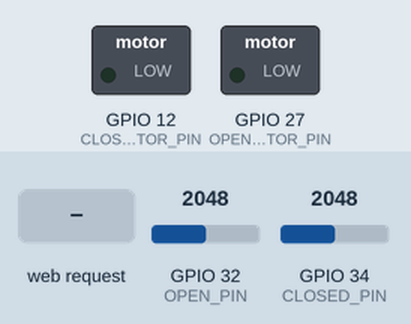
Recording of a sketch running on a simulated ESP32. On the bench: switched loads named in the sketch (green lamp = pin HIGH). The inputs (shaded band) are chosen by the test bench; at power-on: GPIO 32 (OPEN_PIN) = 2048, GPIO 34 (CLOSED_PIN) = 2048. WiFi joins after 1.5 s; servers stay silent unless stated; what the sketch prints to the serial monitor is not drawn.

Above: at 2.7 s.
2.8 s: HTTP request GET /action/open received
At 3.1 s:
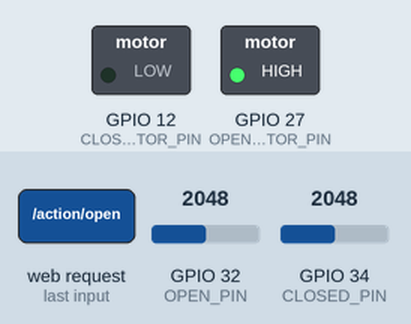
4.3 s: HTTP request GET /action/close received
At 5.3 s:
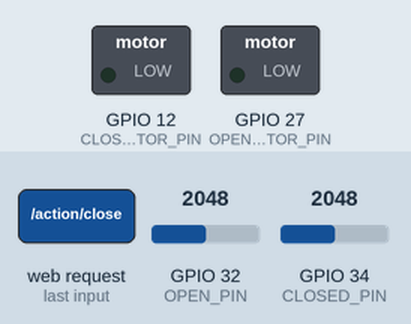
Timing chart, 0 to 7.3 s (numbered marks = the images above; inputs shaded):
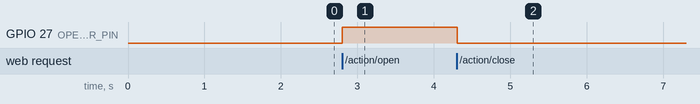

The sketch:

arduino-garage.ino
```cpp
#include <WiFi.h>
#include "SPIFFS.h"
#include <ESPAsyncWebServer.h>

const char *ssid = "NETWORK_SSID";
const char *password = "NETWORK_PASSWORD";
#define CLOSED_PIN 34
#define OPEN_PIN 32
#define OPEN_MOTOR_PIN 27
#define CLOSE_MOTOR_PIN 12

const char index_html[] PROGMEM = R"rawliteral(
<!DOCTYPE html>
<html lang="en">

<head>
    <title>FEDEV GARAGE</title>

    <style>
        body {
            background-color: #0f0f0f;
            color: #fff;
            font-family: "Open Sans", sans-serif;
        }

        .title {
            text-align: center;
            font-size: 3rem;
            font-weight: bold;
        }

        .state {
            padding-top: 30px;
            font-size: 4rem;
            font-weight: bold;
            text-align: center;
        }

        .actions {
            display: flex;
            justify-content: center;
            padding-top: 30px;
            gap: 40px;
        }

        button {
            border: none;
            padding: 20px;
            font-size: 2rem;
            font-weight: bold;
            border-radius: 10px;
            cursor: pointer;
        }

        button.open {
            background-color: #00ff00;
        }

        button.close,
        button.stop {
            background-color: #ff0000;
        }
    </style>
</head>

<body>
    <div class="state">
        <span>State: </span>
        <span id="state"></span>
    </div>

    <div class="actions">
        <button class="open" onclick="handleAction('open')">Open</button>
        <button class="close" onclick="handleAction('close')">Close</button>
        <button class="close" onclick="handleAction('stop')">Stop</button>
    </div>
</body>


<script>
        const gateway = ``;

        function handleAction(action) {
            fetch(`${gateway}/action/${action}`)
                .then(response => response.json())
                .then(data => {
                    document.getElementById("state").innerHTML = data.state;
                })
                .catch(error => console.error('Error:', error));
        }

        // Poll the server for state updates every 2 seconds
        setInterval(() => {
            fetch(`${gateway}/state`)
                .then(response => response.json())
                .then(data => {
                    document.getElementById("state").innerHTML = data.state;
                })
                .catch(error => console.error('Error:', error));
        }, 500);
</script>

</html>
)rawliteral";

AsyncWebServer server(80);

// 0: unknown, 1: closed, 2: open, 3: opening, 4: closing
int detectedState = 0;

bool motorActive = false;

void handleAction(AsyncWebServerRequest *request, String action)
{
    if (action == "open")
    {
        digitalWrite(CLOSE_MOTOR_PIN, LOW);
        if (motorActive)
        {
            delay(500);
        }
        digitalWrite(OPEN_MOTOR_PIN, HIGH);
        motorActive = true;
    }
    else if (action == "close")
    {
        digitalWrite(OPEN_MOTOR_PIN, LOW);
        if (motorActive)
        {
            delay(500);
        }

        if (!isClosed())
        {
            digitalWrite(CLOSE_MOTOR_PIN, HIGH);
            motorActive = true;
        }
    }
    else if (action == "stop")
    {
        digitalWrite(OPEN_MOTOR_PIN, LOW);
        digitalWrite(CLOSE_MOTOR_PIN, LOW);
        motorActive = false;
    }

    request->send(200, "application/json", "{\"state\":\"" + getStateString() + "\"}");
}

void handleStateRequest(AsyncWebServerRequest *request)
{
    request->send(200, "application/json", "{\"state\":\"" + getStateString() + "\"}");
}

void setup()
{
    Serial.begin(115200);

    WiFi.begin(ssid, password);
    while (WiFi.status() != WL_CONNECTED)
    {
        delay(500);
        Serial.println("Connecting to WiFi..");
    }
    Serial.println("Connected to the WiFi network");
    Serial.println("");
    Serial.println("WiFi connected.");
    Serial.println("IP address: ");
    Serial.println(WiFi.localIP());

    // WiFi.softAP(ssid, password);
    // Serial.print("IP Address: ");
    // Serial.println(WiFi.softAPIP());

    server.on("/action/open", HTTP_GET, [](AsyncWebServerRequest *request)
              { handleAction(request, "open"); });
    server.on("/action/close", HTTP_GET, [](AsyncWebServerRequest *request)
              { handleAction(request, "close"); });
    server.on("/action/stop", HTTP_GET, [](AsyncWebServerRequest *request)
              { handleAction(request, "stop"); });
    server.on("/state", HTTP_GET, handleStateRequest);

    server.on("/", HTTP_GET, [](AsyncWebServerRequest *request)
              { request->send_P(200, "text/html", index_html); });

    pinMode(CLOSED_PIN, INPUT);
    pinMode(OPEN_PIN, INPUT);
    pinMode(OPEN_MOTOR_PIN, OUTPUT);
    pinMode(CLOSE_MOTOR_PIN, OUTPUT);
    server.begin();
}

void loop()
{
    bool closed = isClosed();
    bool open = isOpen();

    setState(closed, open);

    delay(100);
}

bool isClosed()
{
    return analogRead(CLOSED_PIN) != 4095;
}

bool isOpen()
{
    return analogRead(OPEN_PIN) == 4095;
}

bool isMoving()
{
    return detectedState == 3 || detectedState == 4;
}

void setState(bool closed, bool open)
{
    if (open)
    {
        if (isMoving())
        {
            digitalWrite(OPEN_MOTOR_PIN, LOW);
            digitalWrite(CLOSE_MOTOR_PIN, LOW);
        }
        // "Open"
        detectedState = 2;
    }
    else if (closed)
    {
        // "Closed"
        if (isMoving())
        {
            digitalWrite(OPEN_MOTOR_PIN, LOW);
            digitalWrite(CLOSE_MOTOR_PIN, LOW);
        }
        detectedState = 1;
    }
    else
    {
        if (detectedState == 1)
        {
            // "Opening"
            detectedState = 3;
        }
        else if (detectedState == 2)
        {
            // "Closing"
            detectedState = 4;
        }
    }
}

String getStateString()
{
    if (detectedState == 0)
    {
        return "Unknown";
    }
    else if (detectedState == 1)
    {
        return "Closed";
    }
    else if (detectedState == 2)
    {
        return "Open";
    }
    else if (detectedState == 3)
    {
        return "Opening";
    }
    else if (detectedState == 4)
    {
        return "Closing";
    }
    return "Unknown";
}
```

Measured:
- after the input at 2.8 s, GPIO 27 (OPEN_MOTOR_PIN): LOW → HIGH at once
- after the input at 4.3 s, GPIO 27 (OPEN_MOTOR_PIN): HIGH → LOW at once
